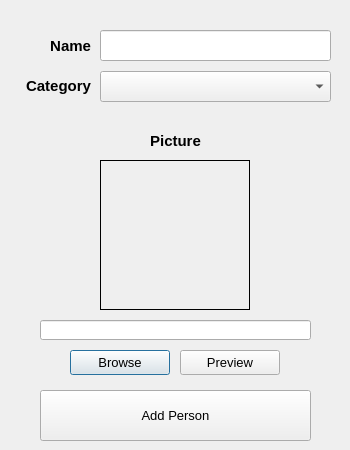
<?xml version="1.0" encoding="UTF-8"?>
<ui version="4.0">
 <class>AddPersonDialog</class>
 <widget class="QDialog" name="AddPersonDialog">
  <property name="geometry">
   <rect>
    <x>0</x>
    <y>0</y>
    <width>350</width>
    <height>450</height>
   </rect>
  </property>
  <property name="font">
   <font>
    <family>Segoe UI Symbol</family>
    <pointsize>10</pointsize>
   </font>
  </property>
  <property name="windowTitle">
   <string>Add Person</string>
  </property>
  <widget class="QLabel" name="preview_label">
   <property name="geometry">
    <rect>
     <x>100</x>
     <y>160</y>
     <width>150</width>
     <height>150</height>
    </rect>
   </property>
   <property name="styleSheet">
    <string notr="true">border:1px solid rgb(0, 0, 0); </string>
   </property>
   <property name="text">
    <string/>
   </property>
  </widget>
  <widget class="QLineEdit" name="picture_file_line_edit">
   <property name="geometry">
    <rect>
     <x>40</x>
     <y>320</y>
     <width>271</width>
     <height>20</height>
    </rect>
   </property>
  </widget>
  <widget class="QPushButton" name="preview_browse_button">
   <property name="geometry">
    <rect>
     <x>70</x>
     <y>350</y>
     <width>100</width>
     <height>25</height>
    </rect>
   </property>
   <property name="font">
    <font>
     <family>Segoe UI Symbol</family>
     <pointsize>10</pointsize>
     <weight>50</weight>
     <bold>false</bold>
    </font>
   </property>
   <property name="text">
    <string>Browse</string>
   </property>
  </widget>
  <widget class="QPushButton" name="preview_button">
   <property name="geometry">
    <rect>
     <x>180</x>
     <y>350</y>
     <width>100</width>
     <height>25</height>
    </rect>
   </property>
   <property name="text">
    <string>Preview</string>
   </property>
  </widget>
  <widget class="QLabel" name="name_label">
   <property name="geometry">
    <rect>
     <x>40</x>
     <y>30</y>
     <width>51</width>
     <height>31</height>
    </rect>
   </property>
   <property name="font">
    <font>
     <family>Segoe UI Symbol</family>
     <pointsize>11</pointsize>
     <weight>75</weight>
     <italic>false</italic>
     <bold>true</bold>
     <kerning>true</kerning>
    </font>
   </property>
   <property name="text">
    <string>Name</string>
   </property>
   <property name="alignment">
    <set>Qt::AlignRight|Qt::AlignTrailing|Qt::AlignVCenter</set>
   </property>
  </widget>
  <widget class="QLabel" name="name_label_2">
   <property name="geometry">
    <rect>
     <x>20</x>
     <y>70</y>
     <width>71</width>
     <height>31</height>
    </rect>
   </property>
   <property name="font">
    <font>
     <family>Segoe UI Symbol</family>
     <pointsize>11</pointsize>
     <weight>75</weight>
     <bold>true</bold>
    </font>
   </property>
   <property name="text">
    <string>Category</string>
   </property>
   <property name="alignment">
    <set>Qt::AlignRight|Qt::AlignTrailing|Qt::AlignVCenter</set>
   </property>
  </widget>
  <widget class="QLabel" name="picture_label">
   <property name="geometry">
    <rect>
     <x>100</x>
     <y>130</y>
     <width>151</width>
     <height>21</height>
    </rect>
   </property>
   <property name="font">
    <font>
     <family>Segoe UI Symbol</family>
     <pointsize>11</pointsize>
     <weight>75</weight>
     <bold>true</bold>
    </font>
   </property>
   <property name="text">
    <string>Picture</string>
   </property>
   <property name="alignment">
    <set>Qt::AlignCenter</set>
   </property>
  </widget>
  <widget class="QLineEdit" name="name_lineEdit">
   <property name="geometry">
    <rect>
     <x>100</x>
     <y>30</y>
     <width>231</width>
     <height>31</height>
    </rect>
   </property>
   <property name="font">
    <font>
     <family>Segoe UI Symbol</family>
     <pointsize>10</pointsize>
    </font>
   </property>
   <property name="text">
    <string/>
   </property>
  </widget>
  <widget class="QComboBox" name="category_comboBox">
   <property name="geometry">
    <rect>
     <x>100</x>
     <y>71</y>
     <width>231</width>
     <height>31</height>
    </rect>
   </property>
   <property name="font">
    <font>
     <family>Segoe UI Symbol</family>
     <pointsize>10</pointsize>
    </font>
   </property>
  </widget>
  <widget class="QPushButton" name="add_person_button">
   <property name="geometry">
    <rect>
     <x>40</x>
     <y>390</y>
     <width>271</width>
     <height>51</height>
    </rect>
   </property>
   <property name="font">
    <font>
     <pointsize>10</pointsize>
    </font>
   </property>
   <property name="text">
    <string>Add Person</string>
   </property>
  </widget>
 </widget>
 <resources/>
 <connections/>
</ui>
